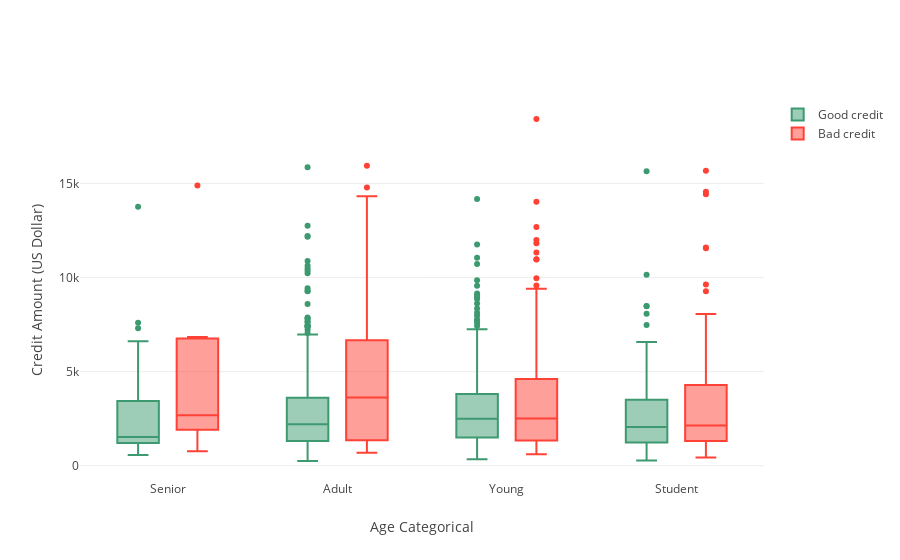

Notebook source saved alongside this figure:
### Code cell
trace0 = go.Box(
    y=df_good["Credit amount"],
    x=df_good["Age_cat"],
    name='Good credit',
    marker=dict(
        color='#3D9970'
    )
)

trace1 = go.Box(
    y=df_bad['Credit amount'],
    x=df_bad['Age_cat'],
    name='Bad credit',
    marker=dict(
        color='#FF4136'
    )
)
    
data = [trace0, trace1]

layout = go.Layout(
    yaxis=dict(
        title='Credit Amount (US Dollar)',
        zeroline=False
    ),
    xaxis=dict(
        title='Age Categorical'
    ),
    boxmode='group'
)
fig = go.Figure(data=data, layout=layout)

py.iplot(fig, filename='box-age-cat')

### Figure 1 — Plotly figure (JSON) as saved in the notebook; plotly's stock layout.template omitted (floating-point values rounded to 4 significant figures; data arrays with more than 128 entries replaced by an {"elided": "..."} marker saying what was removed)
{"data": [{"marker": {"color": "#3D9970"}, "name": "Good credit", "type": "box", "x": {"elided": "700 str values"}, "y": {"elided": "700 int values"}}, {"marker": {"color": "#FF4136"}, "name": "Bad credit", "type": "box", "x": {"elided": "300 str values"}, "y": {"elided": "300 int values"}}], "layout": {"boxmode": "group", "xaxis": {"title": "Age Categorical"}, "yaxis": {"title": "Credit Amount (US Dollar)", "zeroline": false}}}
